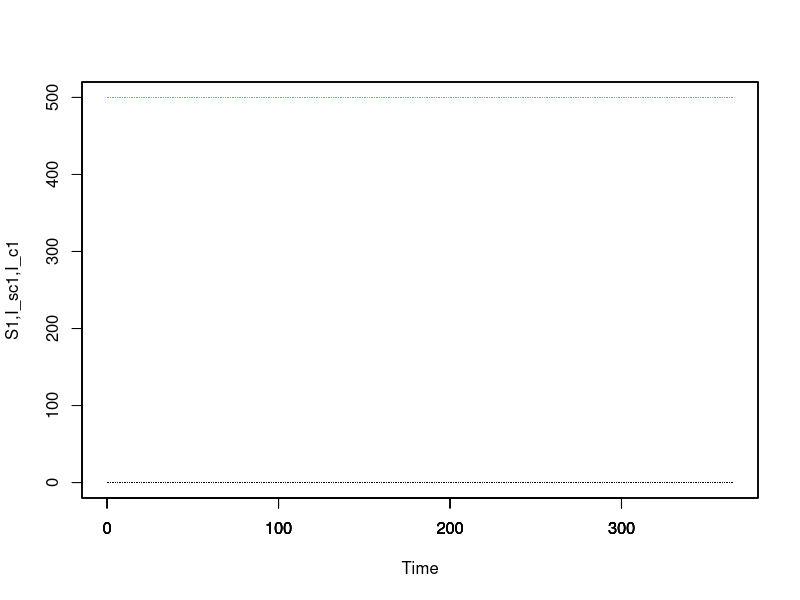
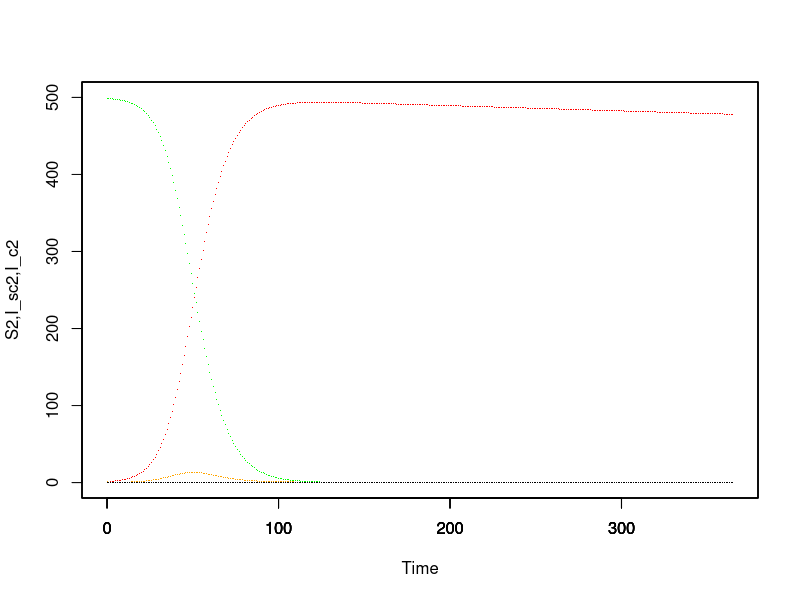
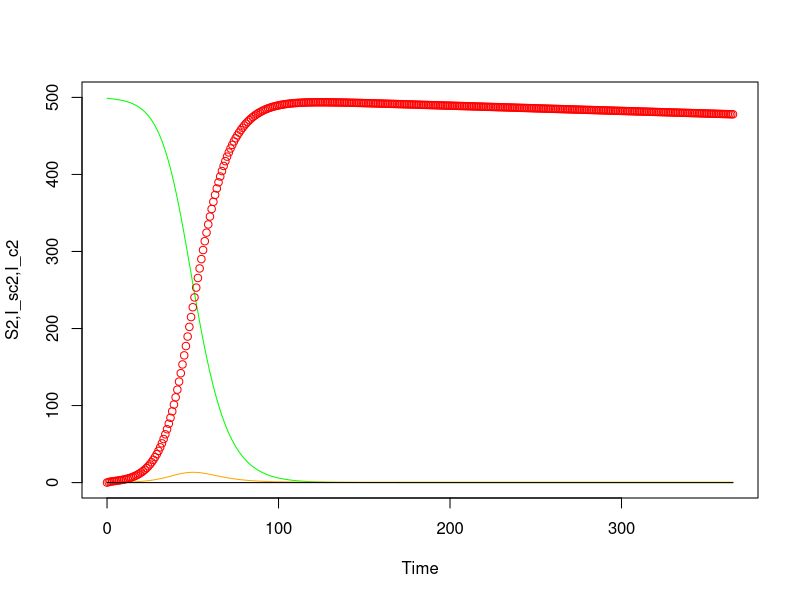

Write the R code that produced these figures, in order.
##############################################################################
#   Program for solving a differential equation based compartmental model for
#   sheep-scab.
##############################################################################

library('deSolve')
#library('rootSolve')
#library('bvpSolve')


##### Parameters

#\frac{dS}{dt}=-\frac{\beta}{N-R} S ((1-\phi) I_{sc}+\phi I_c) - (1-S_p) \pi(t) S +\delta P  $$
  
  #\frac{dI_{sc}}{dt}=\frac{\beta}{N-R} S ((1-\phi) I_sc+\phi I_c)-(1-\psi) I_{sc}+\rho I_c -S_e \pi(t) I_{sc}$$
  
  #\frac{dI_c}{dt}=(1-\psi) I_{sc}-\rho I_c-\mu I_c$$
  
  # \frac{dR}{dt}= \mu I_c$$

  #$$ \frac{dP}{dt}=  (1-S_p) \pi(t) S +S_e \pi(t) I_{sc} - \delta P $$

scab<- function(t, x, parms) {
  with(as.list(c(parms, x)), {
    
    #Farm 1
    
    dS1 <-  - (beta / (N1-R1)) * S1 * ((1-gamma1)*((1 - phi) * I_sc1 + phi * I_c1) + gamma1*((1-phi)*I_sc2 +phi*I_c2)) - (1 - S_p) * T1 * S1 + delta * P1 # susceptibles
    dI_sc1 <- (beta / (N1-R1)) * S1 * ((1-gamma1)*((1 - phi) * I_sc1 + phi * I_c1) + gamma1*((1-phi)*I_sc2 +phi*I_c2))-(1 - psi) * I_sc1 + rho * I_c1 - S_e * T1 * I_sc1 #sub-clinicals
    dI_c1 <- (1 - psi) * I_sc1 - rho * I_c1 - mu * I_c1 #clinicals
    dP1 <-  (1 - S_p) * T1 * S1 + S_e * T1 * I_sc1 - delta * P1 #protecteds
    
    #Farm 2
    
    dS2 <-  - (beta / (N2-R2)) * S2 * ((1-gamma2)*((1 - phi) * I_sc2 + phi * I_c2) + gamma2*((1-phi)*I_sc1 +phi*I_c1)) - (1 - S_p) * T2 * S2 + delta * P2 # susceptibles
    dI_sc2 <- (beta / (N2-R2)) * S2 * ((1-gamma2)*((1 - phi) * I_sc2 + phi * I_c2) + gamma2*((1-phi)*I_sc1 +phi*I_c1)) - (1 - psi) * I_sc2 + rho * I_c2 - S_e * T2 * I_sc2 #sub-clinicals
    dI_c2 <- (1 - psi) * I_sc2 - rho * I_c2 - mu * I_c2 #clinicals
    dP2 <-  (1 - S_p) * T2 * S2 + S_e * T2 * I_sc2 - delta * P2 #protecteds
    
    #Combined removeds
    
    dR1 <- mu * I_c1  # removeds
    dR2 <- mu * I_c2
    
    res <- c(dS1, dI_sc1, dI_c1, dP1, dS2, dI_sc2, dI_c2, dP2, dR1, dR2)
    list(res)
  })
}
## The parameters
N01 <- 500
N02 <-500
days <- 365
beta0 <- N01*0.001
mu0 <- 0.0512933/days #following Jamie's suggestion for re-scaling mortality rate
rho0 <- 1/1000
parms <- c(N1 = N01, N2 = N02, beta = beta0, phi = 0.16875,  S_p = 0.965, S_e = 0.982, T1 = 0, T2 =0, delta = 0.1, psi = 1/40, 
           rho = rho0, mu = mu0, gamma1=0.0, gamma2 = 0.0)
## vector of timesteps
times <- seq(0, 365, by = 1) #You were outputing data 365 times a day!

## Start values for steady state
xstart <- c(S1 = N01, I_sc1 = 0, I_c1 = 0, P1 = 0, S2 = N02-1, I_sc2 = 1, I_c2 = 0, P2 = 0, R1 = 0, R2 = 0)
## Solve model

ptm<-proc.time()

out <- ode(y = xstart, times = times,
           func = scab, parms = parms) #solve ode system

duration<-proc.time()-ptm

## Default plot method

plot(out[,"time"],out[,"S1"],xlab="Time",ylab="S1,I_sc1,I_c1",pch=".", col="green",ylim=c(0,N01))
par(new=T)
plot(out[,"time"],out[,"I_sc1"],xlab="",ylab="",pch=".",yaxt="n", col="orange",ylim=c(0,N01))
par(new=T)
plot(out[,"time"],out[,"I_c1"],xlab="",ylab="",pch=".",yaxt="n", col="red",ylim=c(0,N01))
par(new=T)
plot(out[,"time"],out[,"P1"],xlab="",ylab="",pch=".",yaxt="n", col="black",ylim=c(0,N01))

plot(out[,"time"],out[,"S2"],xlab="Time",ylab="S2,I_sc2,I_c2",pch=".",col="green",ylim=c(0,N02))
par(new=T)
plot(out[,"time"],out[,"I_sc2"],xlab="",ylab="",pch=".",yaxt="n", col="orange",ylim=c(0,N02))
par(new=T)
plot(out[,"time"],out[,"I_c2"],xlab="",ylab="",pch=".",yaxt="n", col="red",ylim=c(0,N02))
par(new=T)
plot(out[,"time"],out[,"P2"],xlab="",ylab="",pch=".",yaxt="n", col="black",ylim=c(0,N02))
#legend("bottomright")

plot(out[,"time"],out[,"S2"],xlab="Time",ylab="S2,I_sc2,I_c2",type="l",col="green",ylim=c(0,N02))
lines(out[,"time"],out[,"I_sc2"],xlab="",ylab="",pch=".",yaxt="n", col="orange")
points(out[,"time"],out[,"I_c2"],xlab="",ylab="",yaxt="n", col="red")
lines(out[,"time"],out[,"P2"],xlab="",ylab="",pch=".",yaxt="n", col="black")

#plot(out)
